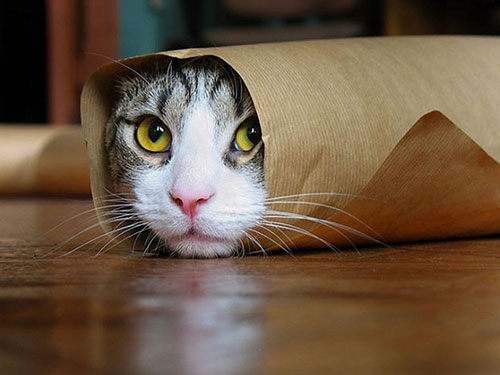
#> input picture images/cat/cat_01.jpg, 500 x 375 px
$ python 01_opencv_mac.py --image ../../images/cat/cat_01.jpg
#> lines starting #> are read from the running program, lines starting #| are printed output that depends on the picture
# USAGE
# python 01_opencv_mac.py -i ../images/mac/mac_01.jpg

# import the necessary packages
import argparse
import cv2
import matplotlib.pyplot as plt

# construct the argument parse and parse the arguments
ap = argparse.ArgumentParser()
ap.add_argument("-i", "--image", required=True,
	help="path to the input image")
args = vars(ap.parse_args())

# load the input image and convert it to grayscale
image = cv2.imread(args["image"])
#> image is the input picture: shape (375, 500, 3); mean B, G, R 66.8, 86.7, 107.4

print(type(image))
#| <class 'numpy.ndarray'>

hist = cv2.calcHist([image], [0], None, [256], [0, 256])
#> hist = 256 values, max 4081 at index 1, min 4 at index 254, mean 732.4

plt.figure()
plt.title("Grayscale Histogram")
plt.xlabel("Bins")
plt.ylabel("# of Pixels")
plt.plot(hist)
plt.xlim([0, 256])
plt.show()
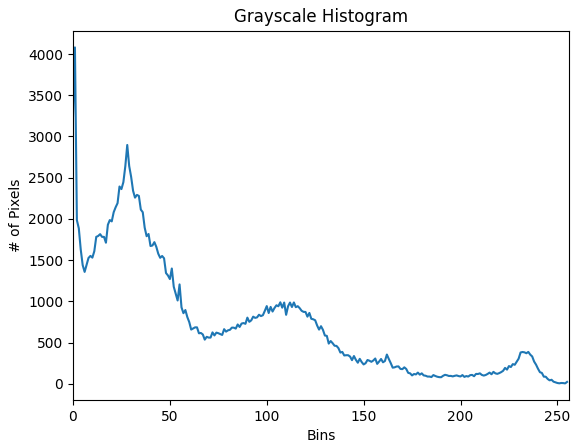
#> figure drawn by matplotlib, 1 panel; curve peaks at x = 1, y = 4081
cv2.waitKey(0)


#gray = cv2.cvtColor(image, cv2.COLOR_BGR2GRAY)
#
## load the cat detector Haar cascade, then detect cat faces
## in the input image
#detector = cv2.CascadeClassifier(args["cascade"])
#rects = detector.detectMultiScale(gray, scaleFactor=1.3,
#	minNeighbors=10, minSize=( 75, 75))
#
## loop over the cat faces and draw a rectangle surrounding each
#for (i, (x, y, w, h)) in enumerate(rects):
#	cv2.rectangle(image, (x, y), (x + w, y + h), (0, 0, 255), 2)
#	cv2.putText(image, "Cat #{}".format(i + 1), (x, y - 10),
#		cv2.FONT_HERSHEY_SIMPLEX, 0.55, (0, 0, 255), 2)
#
## show the detected cat faces
#cv2.imshow("Cat Faces", image)
#cv2.waitKey(0)

$ run again, on images/cat/cat_03.jpg
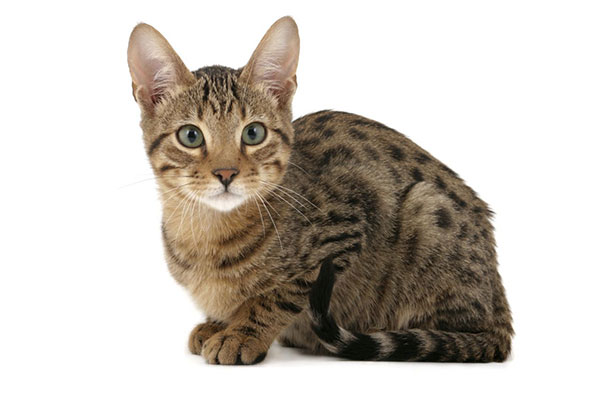
#> input picture images/cat/cat_03.jpg, 600 x 400 px
#> image is the input picture: shape (400, 600, 3); mean B, G, R 188.2, 195.8, 202.3
#| <class 'numpy.ndarray'>
#> hist = 256 values, max 144693 at index 255, min 31 at index 214, mean 937.5
#> `plt.show()`:
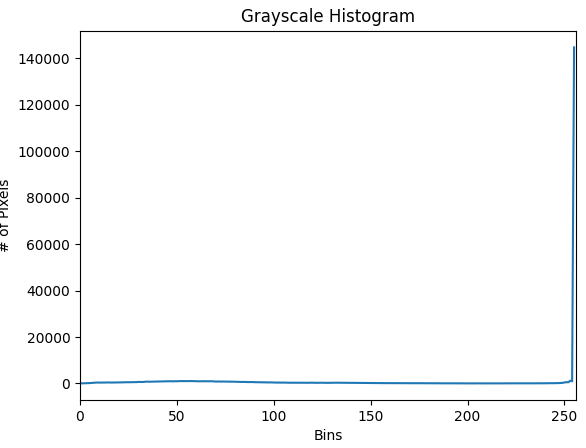
#> figure drawn by matplotlib, 1 panel; curve peaks at x = 255, y = 144693

$ run again, on images/cat/cat_04.jpg
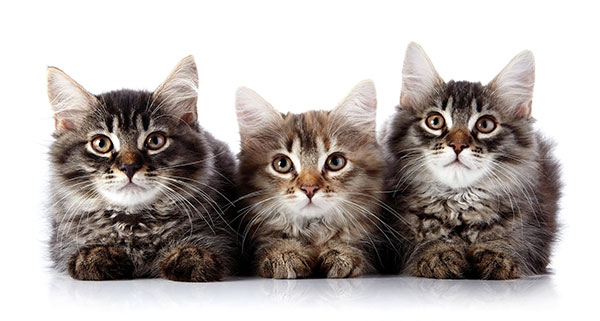
#> input picture images/cat/cat_04.jpg, 600 x 321 px
#> image is the input picture: shape (321, 600, 3); mean B, G, R 172.5, 175.5, 182.5
#| <class 'numpy.ndarray'>
#> hist = 256 values, max 76690 at index 255, min 269 at index 154, mean 752.3
#> `plt.show()`:
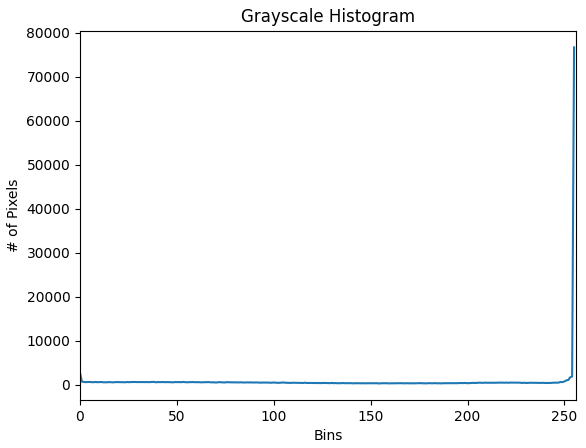
#> figure drawn by matplotlib, 1 panel; curve peaks at x = 255, y = 76690
